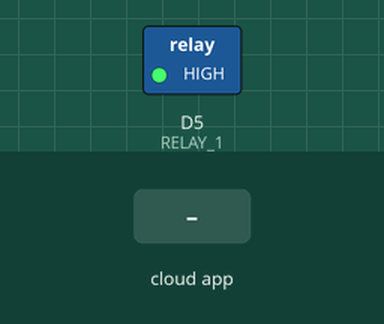
Bench run of a sketch on a simulated ESP8266 (NodeMCU). On the bench: switched loads named in the sketch (green lamp = pin HIGH). The inputs (shaded band) are chosen by the test bench. WiFi joins after 1.5 s; servers stay silent unless stated; what the sketch prints to the serial monitor is not drawn.

Above: at 2.7 s.
2.8 s: the phone or cloud app sets Garage to 1
At 3.5 s:
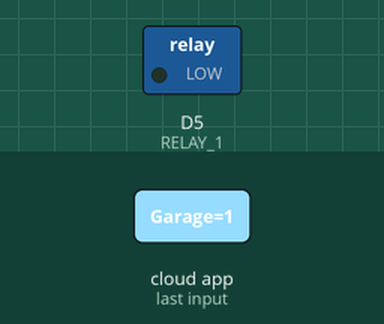
4.3 s: the phone or cloud app sets Garage to 0
Timing chart, 0 to 7.3 s (numbered marks = the images above; inputs shaded):
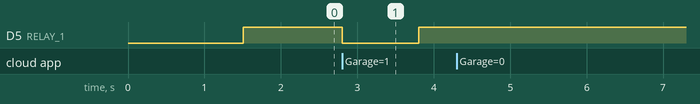

The sketch:

Alexa_NodeMCU_Garage_Control.ino
```cpp
/**********************************************************************************
* Code for controlling a Garage Door
* connected to one NodeMCU using Amazon Echo-Dot
*
* Code based on the great open source lib & example code at:
* http://tinkerman.cat/emulate-wemo-device-esp8266/
* which is based off of the Python example code by:
* https://github.com/makermusings/fauxmo
*
* Also, thanks to Sid for Sid's E Classroom
* https://www.youtube.com/c/SidsEClassroom
*
* fauxmoESP is a library for ESP8266-based devices that emulates a Belkin WeMo device
* and thus allows you to control them using this protocol, in particular from
* Alexa-powered devices like the Amazon Echo or the Dot.
*
*  Simulation using 1 device to be discovered:
*
*   ==> Open Garage
*   (A single Relay is connected to NodeMCU Pin D5)
*
*  To discovery device for the first time, use voice commnad:
*  "Computer (or Alexa), discovery devices"
*
*  To activate a device or function, you should use voice commands, like:
*  "Computer (or Alexa), turn on Garage" "
*
*  Developed by Marcelo Rovai on 13Sept17
*  Visit my blog: https://MJRoBot.org
  *********************************************************************************/
#include <Arduino.h>
#include <ESP8266WiFi.h>
#include "fauxmoESP.h"

/* Network credentials */
#define WIFI_SSID "YOUR SSID"
#define WIFI_PASS "YOUR PASSWORD"

#define SERIAL_BAUDRATE 115200

/* Belkin WeMo emulation */
fauxmoESP fauxmo;

/* Set Devices NodeMCU Pins */

#define RELAY_1 D5

bool openGarage = LOW;

void setup()
{
   Serial.begin(SERIAL_BAUDRATE);
   //setup and wifi connection
   wifiSetup();

   // Set relay pin to output
   pinMode(RELAY_1, OUTPUT);

  //Set relay pin to HIGH ====== NOTE THAT THE RELAY USES INVERSE LOGIC =====

   digitalWrite(RELAY_1, HIGH);

   // Device Names for Simulated Wemo switches
   fauxmo.addDevice("Garage");

   fauxmo.onMessage(callback);
}

void loop()
{
  fauxmo.handle();
  openGarageCmd();
}

/* ---------------------------------------------------------------------------
 Device Callback
 ----------------------------------------------------------------------------*/
void callback(uint8_t device_id, const char * device_name, bool state)
{
  Serial.print("Device "); Serial.print(device_name);
  Serial.print(" state: ");
  if (state)
  {
    Serial.println("ON");
  }
  else
  {
    Serial.println("OFF");
  }

  //Switching action on detection of device name

    if ( (strcmp(device_name, "Garage") == 0) )
  {
    if (state)
    {
      openGarage = HIGH;
    }
    else
    {
      digitalWrite(RELAY_1, HIGH);
    }
  }
}

/* ---------------------------------------------------------------------------
 Special Function to open Garage
 ----------------------------------------------------------------------------*/
void openGarageCmd()
{
  if (openGarage == HIGH)
  {
    digitalWrite(RELAY_1, LOW);
    delay(1000);
    digitalWrite(RELAY_1, HIGH);
    openGarage = LOW;
  }
}

/* -----------------------------------------------------------------------------
 Wifi Setup
 -----------------------------------------------------------------------------*/
void wifiSetup()
{
   // Set WIFI module to STA mode
   WiFi.mode(WIFI_STA);

   // Connect
   Serial.println ();
   Serial.printf("[WIFI] Connecting to %s ", WIFI_SSID);
   Serial.println();
   WiFi.begin(WIFI_SSID, WIFI_PASS);

   // Wait
   while (WiFi.status() != WL_CONNECTED)
   {
      Serial.print(".");
      delay(100);
   }
   Serial.print(" ==> CONNECTED!" );
   Serial.println();

   // Connected!
   Serial.printf("[WIFI] STATION Mode, SSID: %s, IP address: %s\n", WiFi.SSID().c_str(), WiFi.localIP().toString().c_str());
   Serial.println();
}
```

Measured:
- after the input at 2.8 s, D5 (RELAY_1): HIGH → LOW at once, → HIGH 1.0 s later
- after the input at 4.3 s, every drawn part: stays the same
